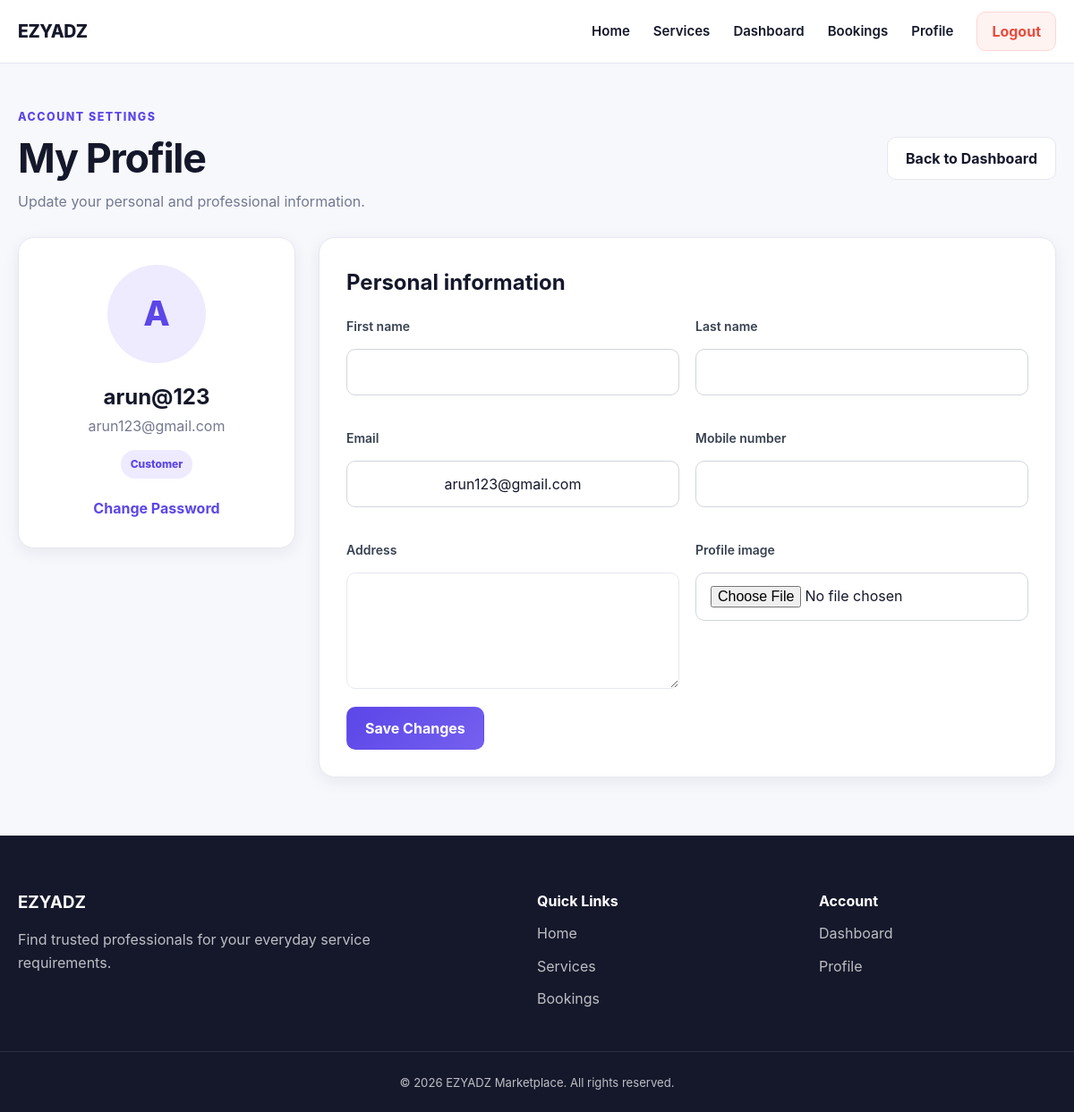
Screenshot of /accounts/profile/ (signed in) with the database file from the repository.
### accounts/models.py (models this page shows, shortened)
class User(AbstractUser):
    USER_TYPE_CHOICES = (
        ("customer", "Customer"),
        ("provider", "Service Provider"),
    )
    email = models.EmailField(
        unique=True,
    )
    mobile_number = models.CharField(
        max_length=15,
        unique=True,
        null=True,
        blank=True,
    )
    user_type = models.CharField(
        max_length=20,
        choices=USER_TYPE_CHOICES,
        default="customer",
    )
    address = models.TextField(
        blank=True,
    )
    profile_image = models.ImageField(
        upload_to="profile_images/",
        blank=True,
        null=True,
    )
    is_mobile_verified = models.BooleanField(
        default=False,
    )
    created_at = models.DateTimeField(
        auto_now_add=True,
    )
    updated_at = models.DateTimeField(
        auto_now=True,
    )
    REQUIRED_FIELDS = [
        "email",
    ]

### accounts/views.py (the view, shortened to what this page needs)
@login_required
def profile_view(request):
    user_form = ProfileForm(
        request.POST or None,
        request.FILES or None,
        instance=request.user,
    )
    provider_form = None
    return render(
        request,
        "accounts/profile.html",
        {
            "user_form": user_form,
            "provider_form": provider_form,
        },
    )

### accounts/forms.py
class ProfileForm(forms.ModelForm):
    class Meta:
        model = User
        fields = (
            "first_name",
            "last_name",
            "email",
            "mobile_number",
            "address",
            "profile_image",
        )
        widgets = {
            "first_name": forms.TextInput(
                attrs={"class": "form-control"}
            ),
            "last_name": forms.TextInput(
                attrs={"class": "form-control"}
            ),
            "email": forms.EmailInput(
                attrs={"class": "form-control"}
            ),
            "mobile_number": forms.TextInput(
                attrs={"class": "form-control"}
            ),
            "address": forms.Textarea(
                attrs={
                    "class": "form-control",
                    "rows": 3,
                }
            ),
        }

### templates/accounts/profile.html (shortened to what this page needs)
{% extends "base.html" %}
{% block content %}
<section class="profile-page">
    <div class="page-container">
        <div class="page-heading">
            <div>
                <span>Account Settings</span>
                <h1>My Profile</h1>
                <p>
                    Update your personal and professional information.
                </p>
            </div>
            <a
                href="{% url 'dashboard' %}"
                class="secondary-button"
            >
                Back to Dashboard
            </a>
        </div>
        <div class="profile-layout">
            <aside class="profile-summary-card">
                {% if request.user.profile_image %}
                    <img
                        src="{{ request.user.profile_image.url }}"
                        alt="{{ request.user.username }}"
                        class="profile-avatar"
                    >
                {% else %}
                    <div class="profile-avatar-placeholder">
                        {{ request.user.username|first|upper }}
                    </div>
                {% endif %}
                <h2>
                    {{ request.user.get_full_name|default:request.user.username }}
                </h2>
                <p>{{ request.user.email }}</p>
                <span class="account-type">
                    {{ request.user.get_user_type_display }}
                </span>
                <a
                    href="{% url 'change_password' %}"
                    class="change-password-link"
                >
                    Change Password
                </a>
            </aside>
            <div class="profile-form-card">
                <form
                    method="post"
                    enctype="multipart/form-data"
                    novalidate
                >
                    <h2>Personal information</h2>
                    <div class="form-grid">
                        {% for field in user_form %}
                            <div class="form-group">
                                <label for="{{ field.id_for_label }}">
                                    {{ field.label }}
                                </label>
                                {{ field }}
                            </div>
                        {% endfor %}
                    </div>
                    <button
                        type="submit"
                        class="primary-button"
                    >
                        Save Changes
                    </button>
                </form>
            </div>
        </div>
    </div>
</section>
{% endblock %}

### rows the page displays
User: user.username|first "A", user.get_full_name "arun@123", user.email "arun123@gmail.com", user.user_type "Customer", user_form "arun123@gmail.com"

### other values shown
{{ field.label }} "First name" "Last name" "Email" "Mobile number" "Address" "Profile image"
